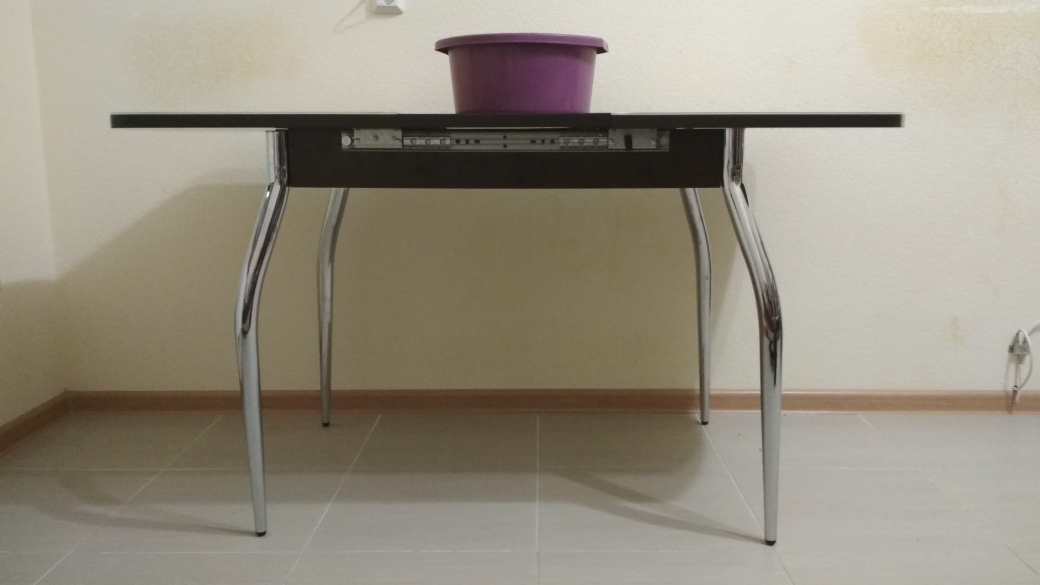
#> input picture data/no/no1.jpg, 4160 x 2340 px (shown at 1/4 size); its folder holds only this picture in this run
$ jupyter execute --allow-errors project.ipynb
#> lines starting #> are read from the running program, lines starting #| are printed output that depends on the picture; after the words box and inside, x2 and y2 are one past the last pixel; in counts of white or black regions, pixels touching at a corner belong together
# Python course project - Intelligent placer

# Task solving

### Preparation

Let's load the test input data into two arrays: images with the answer "yes" and images with the answer "no".

[cell 1]
import cv2 as cv
import os

no_path = "data/no"
yes_path = "data/yes"

def read_images(folder):
#> called with folder = 'data/no'
    images = []
    for filename in os.listdir(folder):
        img = cv.imread(os.path.join(folder,filename))
#> img is the input picture: shape (2340, 4160, 3); mean B, G, R 128.2, 143.1, 150.1
        if img is not None:
            images.append(img)
    return images

no_data = read_images(no_path) # 9 images
#> no_data = 1 item
#> (the rest of this cell did not finish here and is left out)


To demonstrate the work process of the program, let's set any test image.

#> (a cell that did not finish here is left out)

### Finding objects borders

We use a Canny filter with a Gaussian kernel. We will also use the original image on the next step of the algorithm.

[cell 3]
from skimage.feature import canny
from skimage.filters import gaussian
from skimage.color import rgb2gray
import matplotlib.pyplot as plt

def get_canny(img):
    a_gray = rgb2gray(img)
    a_blur = gaussian(a_gray, 1)
    a_edges = canny(a_blur, sigma=0.1, low_threshold=0.1)
    return a_edges

### Recognition and identification of found objects

At this point, we need to find objects in the image. We know for sure that they exist (this is a requirement for input data), and now we need to determine correctly the location of the bowl and table.
1. Let's find the table first. To do this, we apply the Hough transform to find lines in the image. We are interested in the table top - it is one or more straight lines, since the table top has a characteristic structure.

[cell 4]
from skimage.transform import hough_line, hough_line_peaks
import numpy as np
from matplotlib import cm

def get_hough_transform(img):
    canny_img = get_canny(img)
    h, theta, d = hough_line(canny_img)
    line_peaks = hough_line_peaks(h, theta, d)
    lines = []

    x0 = 0
    x1 = img.shape[1]

    for h, angle, dist in zip(*line_peaks):
        y0 = dist / np.sin(angle)
        y1 = (dist - x1 * np.cos(angle)) / np.sin(angle)
        lines.append((angle, dist, (x0, y0), (x1, y1)))

    # sorting by location by height inside the image
    lines = sorted(lines, key=lambda x: abs(x[1]), reverse=True)
    return lines

# [17 lines left out: function show_hough, not called in this run]

#> (the rest of this cell did not finish here and is left out)

Now the lines found must be filtered. Since there is a pronounced plinth and straight tiles in the background, we will delete single lines that are too far below the set of other found lines, since the plinth and tiles can be either at the bottom of the table or mixed with the lines on the table top (in this case, we won't filter). We will also remove straight lines that have too small angle of inclination. We assume that the set of straight lines of the table top does not have sharp intersections (since strong perspective distortion is prohibited).

[cell 5]
from shapely.geometry import LineString # installed using conda

ALLOWED_ANGLE = 1
ALLOWED_DISTANCE = 400
ALLOWED_TURN = 0.2

# closeness of lines

def find_outlier(elem, array):
    flag = 0
    for a in array:
        if abs(abs(int(a[1])) - abs(int(elem[1]))) > ALLOWED_DISTANCE:
            flag += 1
    # subtract 1 due to the fact that elem is also in array
    if flag == len(array)-1:
        # if the line is also the lowest, we consider it is a piece of the floor
        if elem == array[0]:
            return False
    return True


# sharp intersection of lines

def find_intersection(elem, array, img):
    height, width = img.shape[:2]
    for a in array:
        if abs(abs(int(elem[0])) - abs(int(a[0]))) > ALLOWED_TURN:
            # check if intersection lies inside the image
            line1 = LineString([a[2], a[3]])
            line2 = LineString([elem[2], elem[3]])
            inter = line1.intersection(line2)
            if (0 < inter.x < width) or (0 < inter.y < height):
                if abs(a[0]) > abs(elem[0]):
                    return elem
                else:
                    return a
    return None


def remove_noise(line_peaks, img):
    new_lines = line_peaks.copy()

    # deleting lines by the angle of rotation
    for line in line_peaks:
        if abs(line[0]) <= ALLOWED_ANGLE:
            new_lines.remove(line)

    lines_copy = new_lines.copy()

    # remove straight plinth/tile lines
    for line in line_peaks:
        if line in new_lines:
            if not find_outlier(line, lines_copy):
                new_lines.remove(line)

    # remove the remaining intersecting lines
    for line in line_peaks:
        if line in new_lines:
            inter = find_intersection(line, new_lines, img)
            if inter and inter in new_lines:
                new_lines.remove(inter)

    return new_lines

#> (the rest of this cell did not finish here and is left out)

So, the lines defining the table have been found.

#> (a cell that did not finish here is left out)

2. Now we have to find the bowl. It is known that it is lilac, so we will try to find it by binarization by shades of lilac.

[cell 7]
from scipy.ndimage.morphology import binary_closing, binary_opening, binary_fill_holes
from skimage.measure import label, regionprops

LILAC_MIN = np.array([60, 50, 41],np.uint8)
LILAC_MAX = np.array([179, 255, 255],np.uint8)

# finding the largest contour

def get_mask(img):
    hsv_img = cv.cvtColor(img, cv.COLOR_BGR2HSV)

    color_range = cv.inRange(hsv_img, LILAC_MIN, LILAC_MAX)

    mask = binary_closing(color_range, iterations = 3)
    img_segment = binary_fill_holes(mask)
    mask_img = binary_opening(img_segment, iterations = 30)

    # take the largest and remove another ones

    int_mask = label(mask_img)
    regions = regionprops(int_mask)
    regions = sorted(regions, key=lambda x: x.area, reverse=True)

    if len(regions) > 1:
        for r in regions[1:]:
            int_mask[r.coords[:,0], r.coords[:,1]] = 0

    int_mask[int_mask!=0] = 1

    return int_mask


#> (the rest of this cell did not finish here and is left out)

Bowl mask is found. Now we need to determine the coordinates of its upper and lower parts, as well as find the bounding box of the bowl.

[cell 8]
def get_bowl_properties(mask):
    contours, _ = cv.findContours(mask, 1, 2)
    cnt = contours[0]
    # bounding box
    rect = cv.minAreaRect(cnt)
    # upper and lower extreme points
    max_p = tuple(cnt[cnt[:,:,1].argmin()][0])
    min_p = tuple(cnt[cnt[:,:,1].argmax()][0])

    return max_p, min_p, rect

#> (the rest of this cell did not finish here and is left out)

### Determining the relative position of objects. Answering to the main question

There is a bowl defined by extreme coordinates and a bounding box, and a table defined by the bottom straight line of the tabletop (by two points of this straight line).

#> (a cell that did not finish here is left out)

If the bowl is completely below the straight line, we consider that the answer to the question is positive.
If the bowl is completely above the straight line - negative.
If the bowl intersects with a straight line, it is necessary to calculate what part of the bowl is above it. If more than 75% - the answer is negative (thus we hope that the recognized straight line is still not a plinth). Otherwise - positive.

[cell 10]
from shapely.geometry import Polygon
from scipy.spatial import distance as dist

ALLOWED_PERCENTAGE = 0.75

def side_of_line(p1, p2, point):
    x, y = point
    x1, y1 = p1
    x2, y2 = p2
    return (x-x1)*(y2-y1) - (y-y1)*(x2-x1)

# [28 lines left out: functions line_crossing, trapezoid_area, not called in this run]


def get_answer(table, bowl):
    angle, dist, p1, p2 = table
    max_p, min_p, rect = bowl

    if side_of_line(p1, p2, min_p) >= 0:
        return False
    elif side_of_line(p1, p2, max_p) <= 0:
        return True
    else:
        # on the proposed dataset the function is not needed
        center, wh, angle = rect
        w, h = wh
        area = w*h
        trapezoid = trapezoid_area(rect, p1, p2)
        if area*ALLOWED_PERCENTAGE <= trapezoid:
            return False
        else:
            return True

def print_answer(answer):
    if answer:
        print("Bowl can be placed under the table")
    else:
        print("Bowl cannot be placed under the table")

#> (the rest of this cell did not finish here and is left out)

Let's check both ot the datasets.

[cell 11]
def check_data(data):
    for d in data:
        peaks = get_hough_transform(d)
        table_lines = remove_noise(peaks, d)
        tbl = table_lines[0]

        bowl_mask = get_mask(d)
        clean_mask = bowl_mask.astype(np.uint8)
        bwl = get_bowl_properties(clean_mask)
        ans = get_answer(tbl, bwl)
        print_answer(ans)
#> this loop made 1 pass
#> x0 in get_hough_transform on pass 1: 0
#| Bowl cannot be placed under the table
#> pass 1, in get_canny, `a_gray = rgb2gray(img)`:
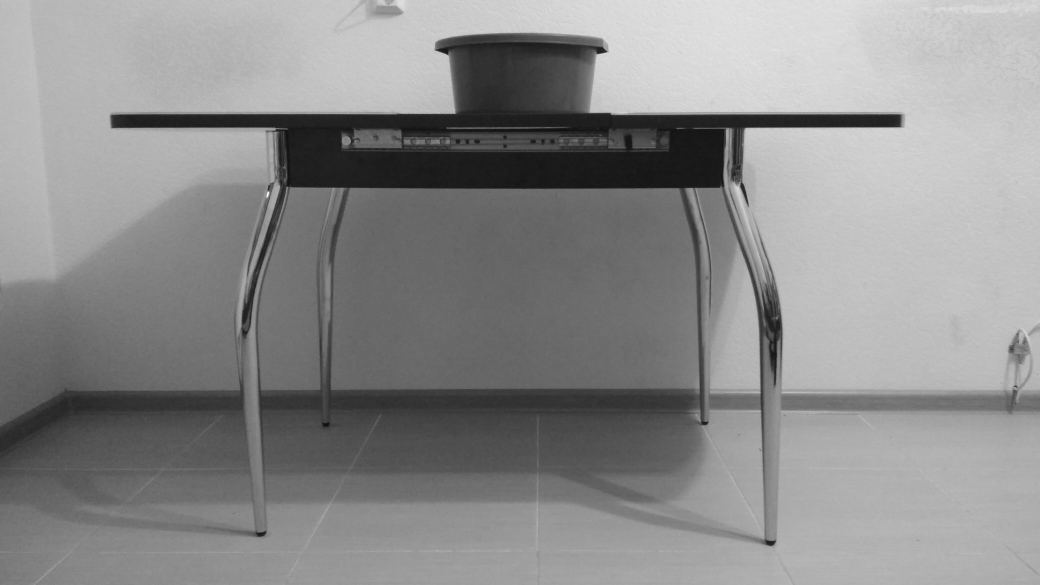
#> a_gray: shape (2340, 4160) float64 (shown at 1/4 size); min 0.0118, max 0.998, mean 0.551
#> pass 1, in get_canny, `a_edges = canny(a_blur, sigma=0.1, low_threshold=0.1)`:
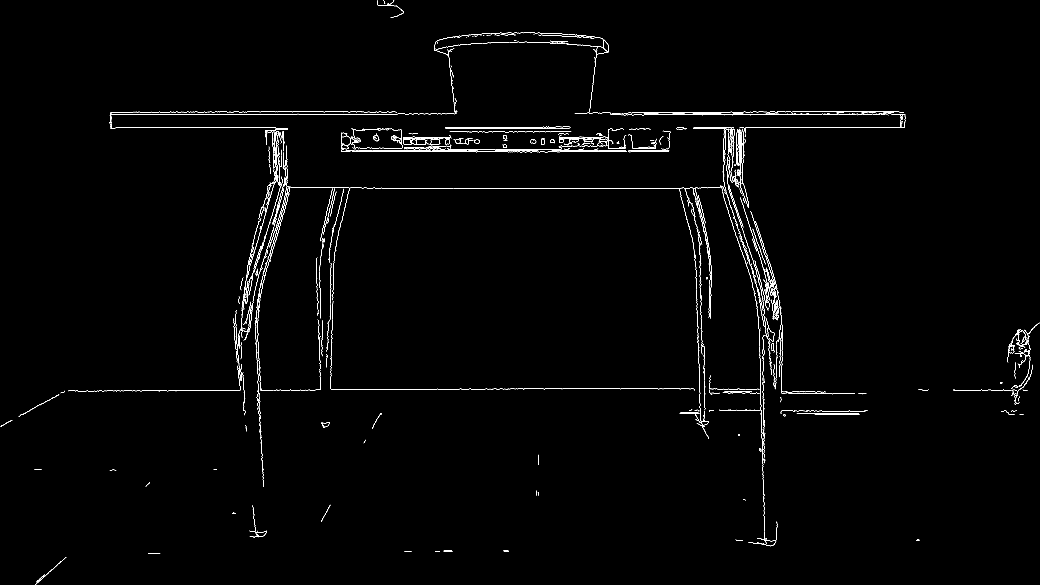
#> a_edges: shape (2340, 4160) bool (shown at 1/4 size); 0.62% white in thin lines or dots
#> after the loop:
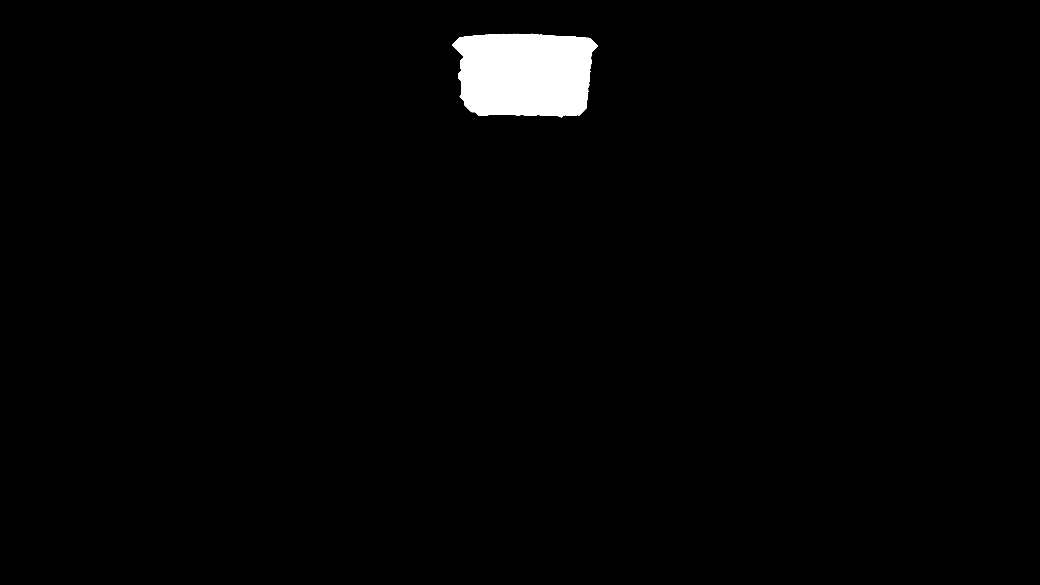
#> clean_mask: shape (2340, 4160) (shown at 1/4 size); values 0 (black) and 1 (white), 1.7% white; 1 white region, box (x1, y1, x2, y2) and area: (1809, 135, 2392, 470) 164532

print("Checking dataset with 'no' answer:")
check_data(no_data)
print("\nChecking dataset with 'yes' answer:")
#> (the rest of this cell did not finish here and is left out)

$ run again, on data/no/no6.jpg
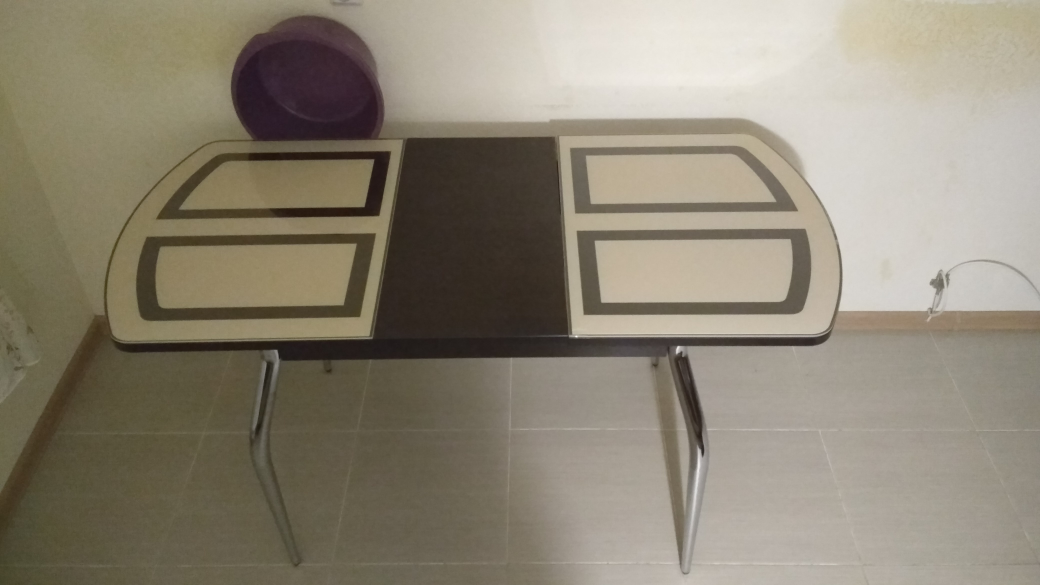
#> input picture data/no/no6.jpg, 4160 x 2340 px (shown at 1/4 size)
#> in read_images, img is the input picture: shape (2340, 4160, 3); mean B, G, R 117.2, 133.4, 141.2
#> no_data = 1 item
#> the loop in check_data, `for d in data:` made 1 pass
#> x0 in get_hough_transform on pass 1: 0
#> (printed output is left out)
#> pass 1, in get_canny, `a_edges = canny(a_blur, sigma=0.1, low_threshold=0.1)`:
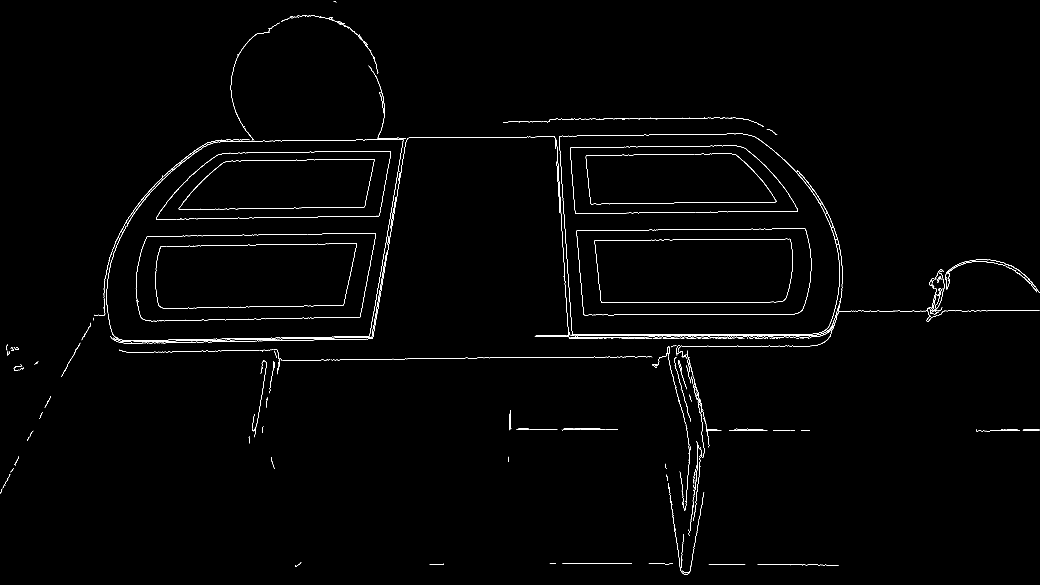
#> a_edges: shape (2340, 4160) bool (shown at 1/4 size); 0.56% white in thin lines or dots
#> after the loop in check_data, `for d in data:`:
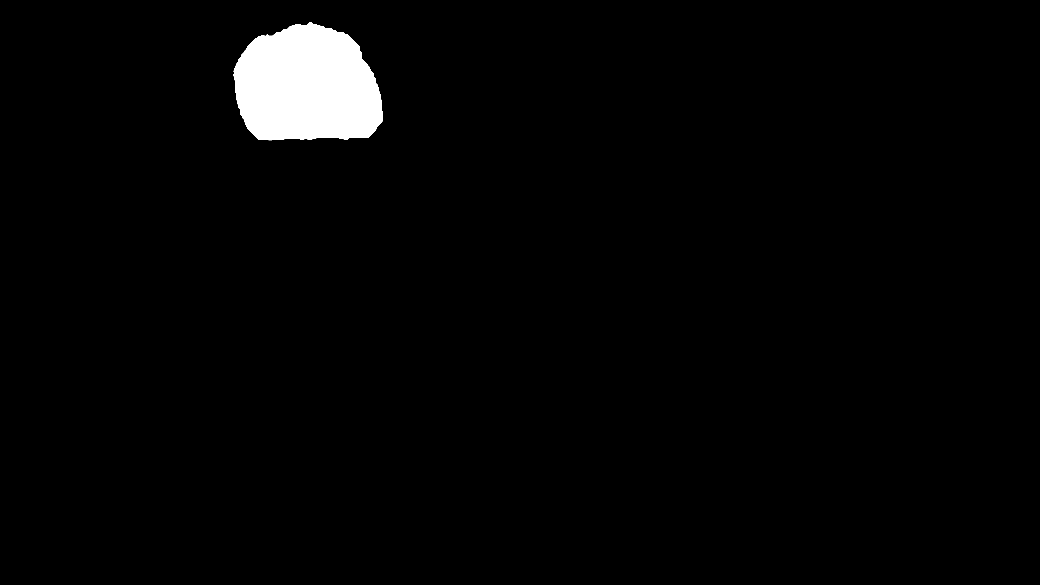
#> clean_mask: shape (2340, 4160) (shown at 1/4 size); values 0 (black) and 1 (white), 2.3% white; 1 white region, box (x1, y1, x2, y2) and area: (933, 90, 1532, 561) 224583

$ run again, on data/no/no2.jpg
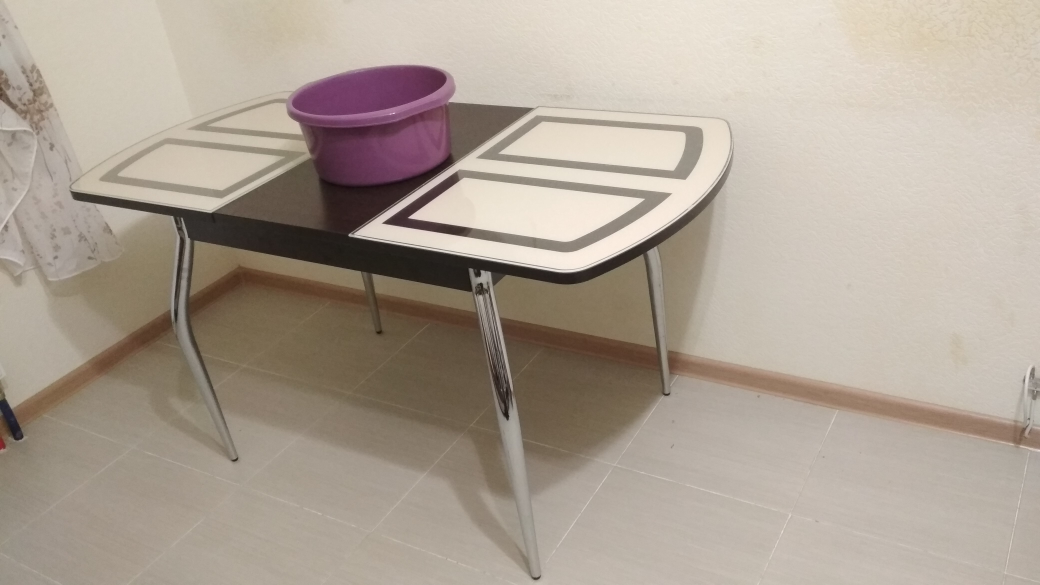
#> input picture data/no/no2.jpg, 4160 x 2340 px (shown at 1/4 size)
#> in read_images, img is the input picture: shape (2340, 4160, 3); mean B, G, R 149.1, 161.7, 173.5
#> no_data = 1 item
#> the loop in check_data, `for d in data:` made 1 pass
#> x0 in get_hough_transform on pass 1: 0
#> (printed output is left out)
#> pass 1, in get_canny, `a_edges = canny(a_blur, sigma=0.1, low_threshold=0.1)`:
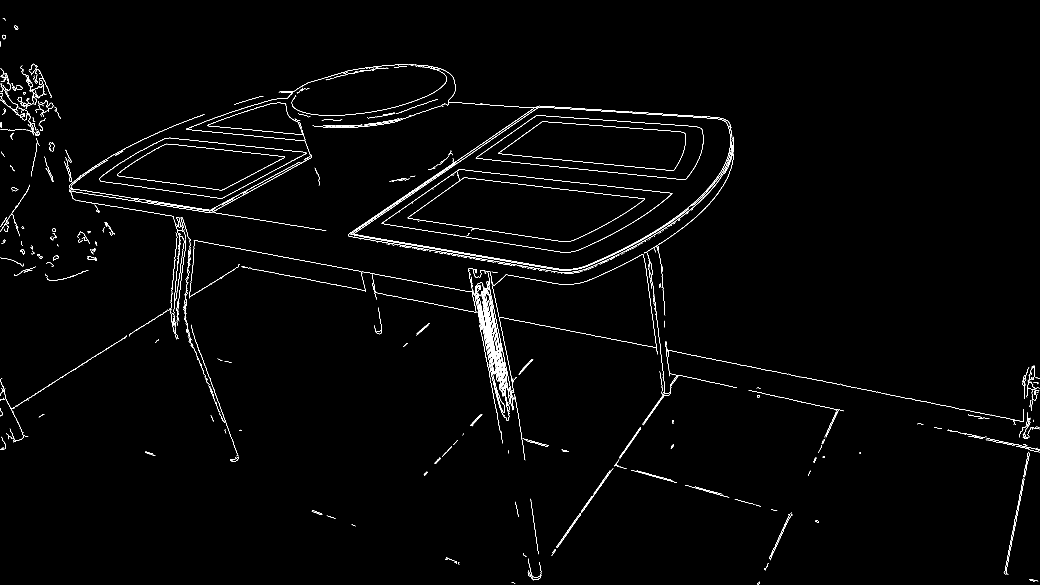
#> a_edges: shape (2340, 4160) bool (shown at 1/4 size); 0.8% white in thin lines or dots
#> after the loop in check_data, `for d in data:`:
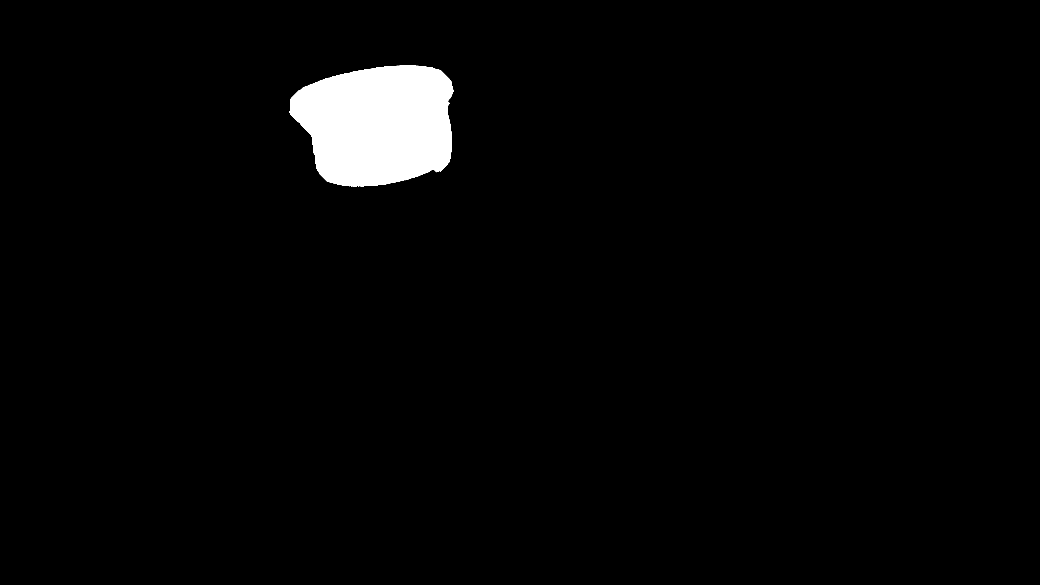
#> clean_mask: shape (2340, 4160) (shown at 1/4 size); values 0 (black) and 1 (white), 2.6% white; 1 white region, box (x1, y1, x2, y2) and area: (1156, 262, 1814, 746) 251705
